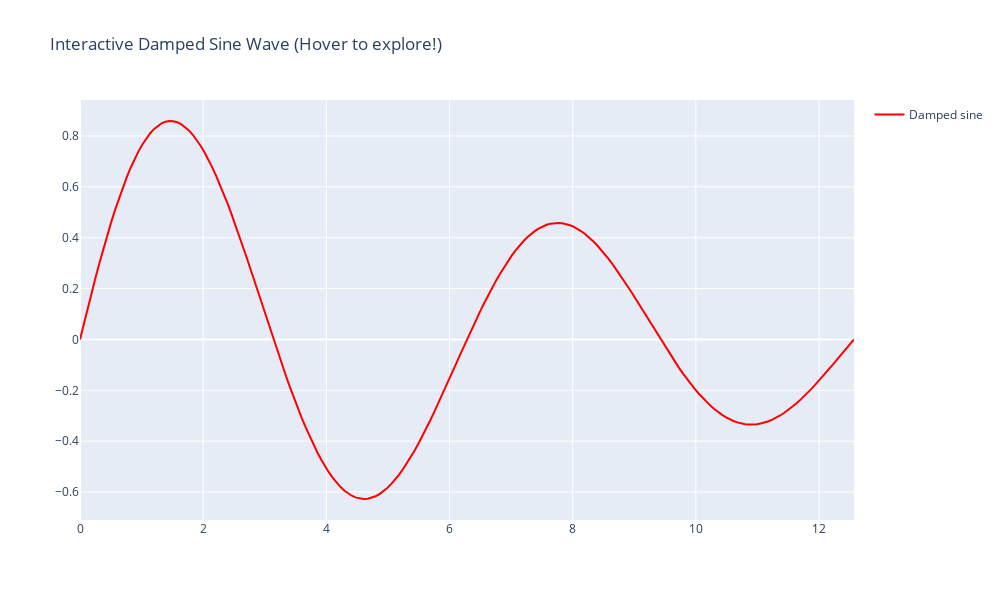

The code cell stored with this chart in its notebook:
### Markdown cell above
## 7. Interactive Plotly Backend

All functions support interactive plotly plots for exploration.

### Code cell
# Generate interactive plot with plotly
x = np.linspace(0, 4*np.pi, 200)
y = np.sin(x) * np.exp(-x/10)

set_backend('matplotlib')
config = PlotConfig(
    title="Interactive Damped Sine Wave (Hover to explore!)",
    xlabel="Time",
    ylabel="Amplitude",
    show=False  # Don't auto-show
)
plot_line(y, x=x, config=config, color='red', label='Damped sine', backend='matplotlib')
plt.show()

set_backend('plotly')
config = PlotConfig(
    title="Interactive Damped Sine Wave (Hover to explore!)",
    xlabel="Time",
    ylabel="Amplitude",
    show=False  # Don't auto-show
)

# Create interactive plotly figure  
fig = plot_line(y, x=x, config=config, color='red', label='Damped sine', backend='plotly')
fig.show()

### Figure 1 — Plotly figure (JSON) as saved in the notebook; plotly's stock layout.template omitted (floating-point values rounded to 4 significant figures; data arrays with more than 128 entries replaced by an {"elided": "..."} marker saying what was removed)
{"data": [{"line": {"color": "red", "dash": "solid", "width": 2}, "mode": "lines", "name": "Damped sine", "opacity": 1, "showlegend": true, "type": "scatter", "x": {"elided": "200 float values"}, "xaxis": "x", "y": {"elided": "200 float values"}, "yaxis": "y"}], "layout": {"height": 600, "showlegend": true, "title": {"text": "Interactive Damped Sine Wave (Hover to explore!)"}, "width": 1000, "xaxis": {"anchor": "y", "domain": [0, 1]}, "yaxis": {"anchor": "x", "domain": [0, 1]}}}
